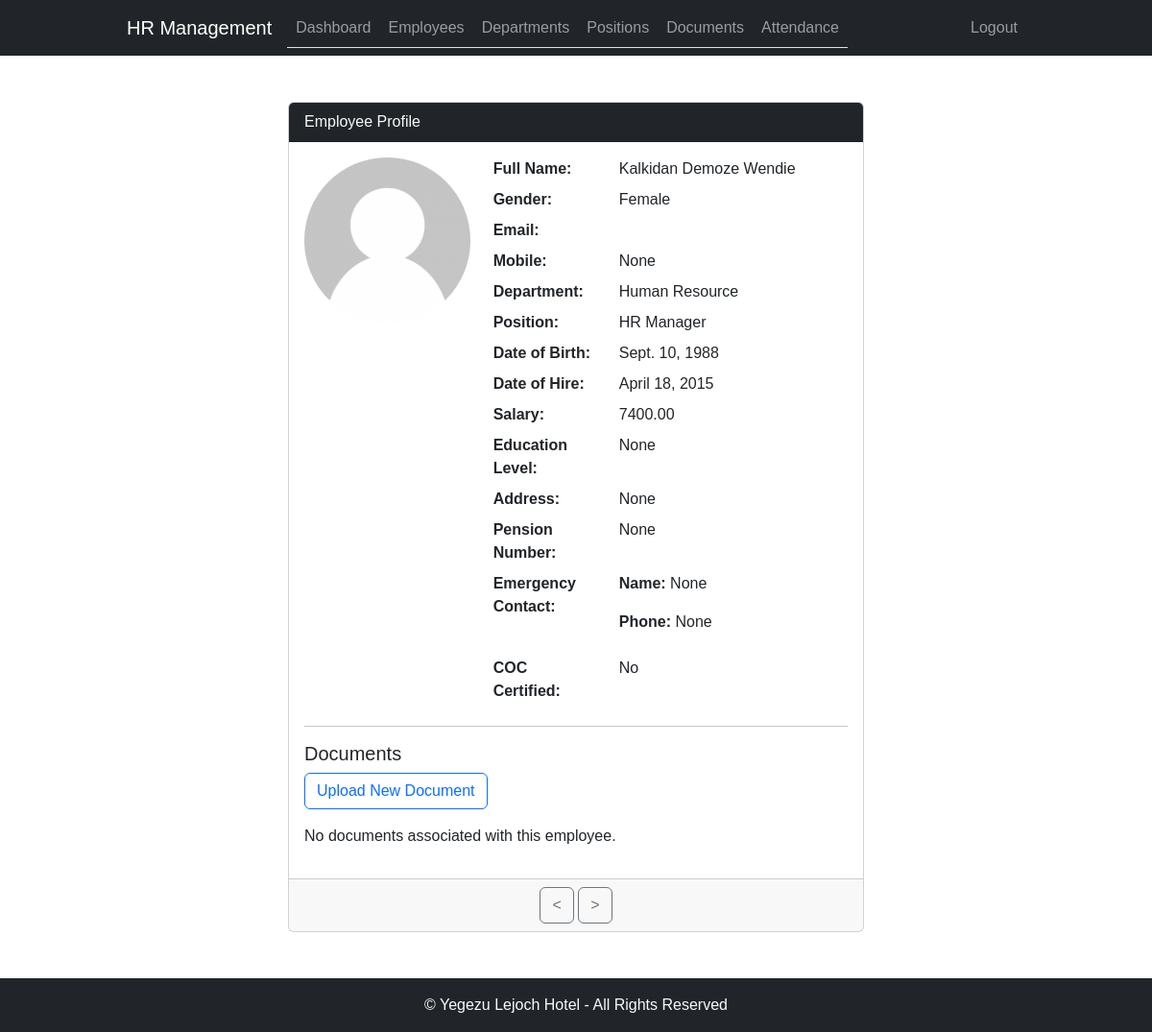
Page /employees/detail/31/ (signed in) on the earlier database version.
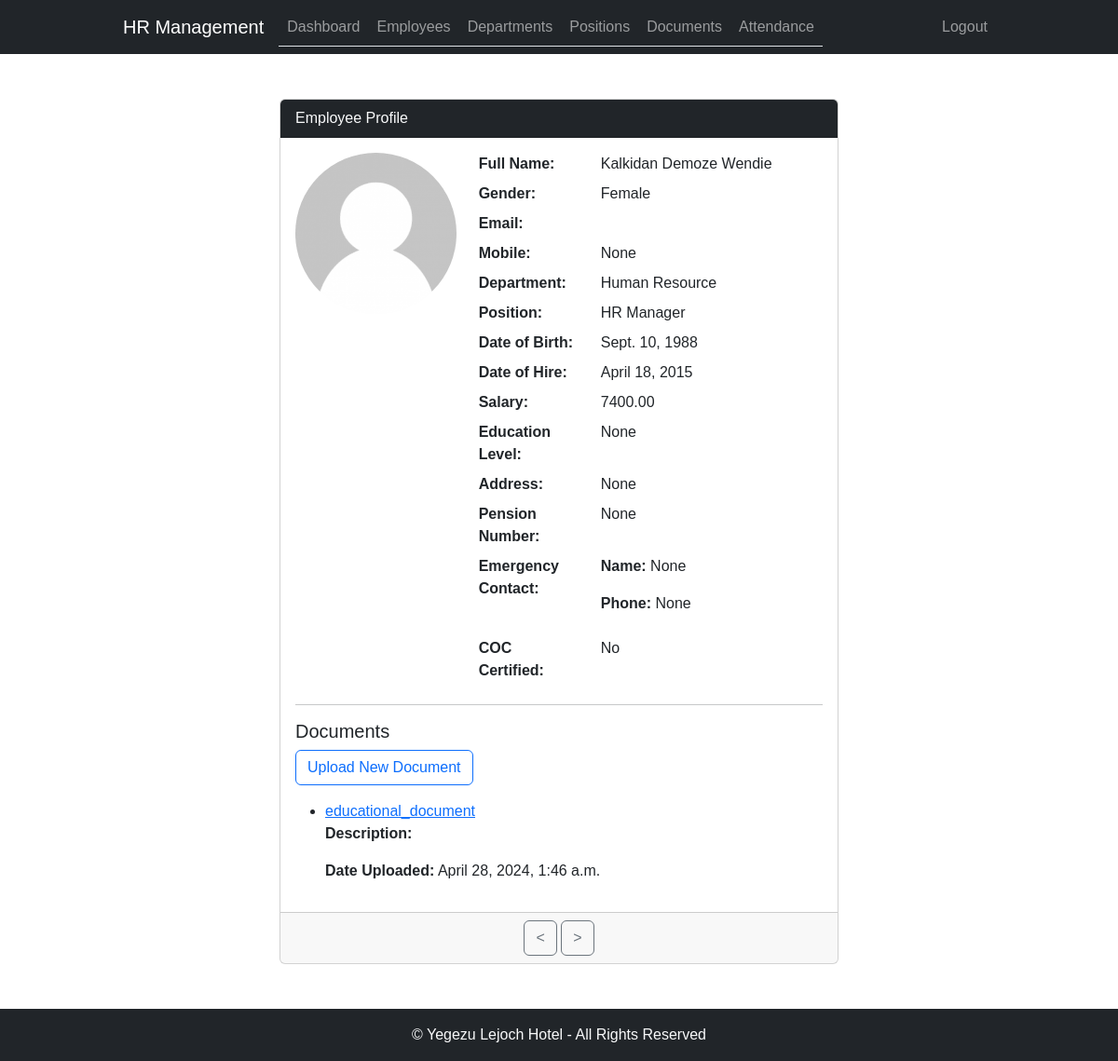
Same page on the later database version.
### employee_management/models.py (models this page shows, shortened)
class Document(models.Model):
    NAME_CHOICES = (
        ('educational_document', 'Educational Document'),
        ('kebele_id', 'Kebele ID'),
        ('employment', 'Employement Letter'),
        ('promotion', 'Promotions Letter'),
        ('demotion', 'Demotion Letter'),
        ('first_warning', 'First Warning'),
        ('second_warning', 'Second Warning'),
        ('third_warning', 'Third Warning'),
        ('final_warning', 'Second Warning'),
        ('termination', 'Termination Letter'),
    )
    name = models.CharField(max_length=100, choices=NAME_CHOICES)
    file = models.FileField(upload_to=document_upload_to)
    description = models.TextField(blank=True)
    employee = models.ForeignKey(Employee, on_delete=models.CASCADE)
    date_uploaded = models.DateTimeField(auto_now_add=True)

### employee_management/views.py (the view)
# urls.py: path('employees/detail/<int:pk>/', employee_detail, name='employee_detail'),
@login_required
def employee_detail(request, pk):
    employee = get_object_or_404(Employee, pk=pk)
    documents = Document.objects.filter(employee=employee)
    next_employee = Employee.objects.filter(is_active=True, id__gt=pk).order_by('pk').first()  # Get the next employee
    previous_employee = Employee.objects.filter(is_active=True, id__lt=employee.id).order_by('-pk').first() # Get the previous employee
    context = {'employee': employee,'previous_employee': previous_employee, 'next_employee': next_employee, 'documents': documents}
    return render(request, 'employee_detail.html', context)

### employee_management/templates/employee_detail.html (shortened to what the changed rows need)
{% extends 'base.html' %}
{% load static %}
{% block content %}
<div class="container mt-5">
    <div class="row justify-content-center">
        <div class="col-md-8">
            <div class="card">
                <div class="card-body">
                    <div class="row">
                        <div class="col-md-12">
                            <h5>Documents</h5>
                            <div class="row mb-3">
                                <div class="col-md-12">
                                </div>
                            </div>
                            {% if documents %}
                                <ul>
                                    {% for document in documents %}
                                    <li>
                                        <a href="{{ document.file.url }}" target="_blank">{{ document.name }}</a>
                                        <p><strong>Description:</strong> {{ document.description }}</p>
                                        <p><strong>Date Uploaded:</strong> {{ document.date_uploaded }}</p>
                                    </li>
                                    {% endfor %}
                                </ul>
                            {% else %}
                                <p>No documents associated with this employee.</p>
                            {% endif %}
                        </div>
                    </div>
                </div>
            </div>
        </div>
    </div>
</div>
{% endblock %}

Differences in the rows shown:
added Document: name "educational_document", date_uploaded "April 28, 2024, 1:46 a.m."
Other differences:
text no longer shown: "No documents associated with this employee."
